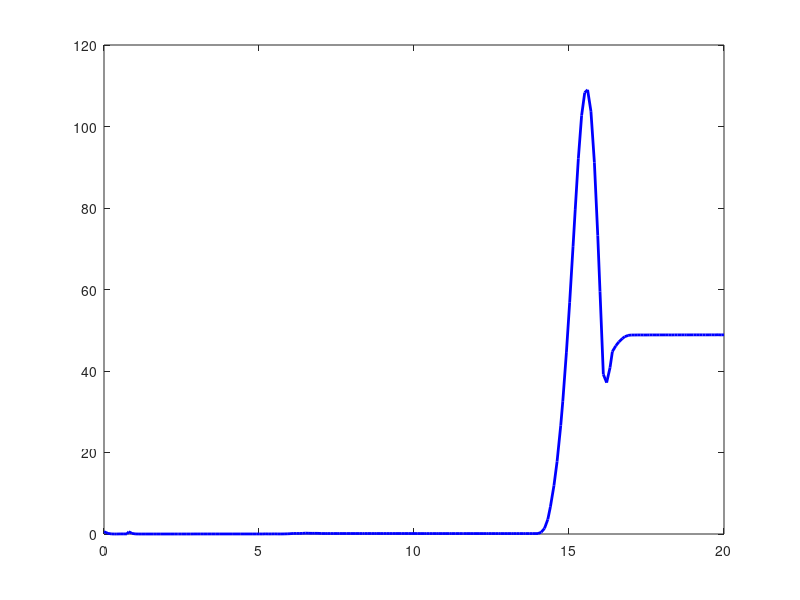

Write the MATLAB code that produced this figure. (Note: this script raises an error after producing the figure.)
clear
clc
% 导入数据文件
data = load('data15b.csv');
 
% 提取X轴和Y轴上的数值向量
x_values = data(:, 3); % 第一列为X轴数据
y_values =data(:, 4); % 第二列为Y轴数据
x2=data(:, 1);
y2=data(:, 2);


% 绘制曲线图
figure; % 创建新的图形窗口
plot(x_values, y_values,'blue','LineWidth',2,'MarkerFaceColor','w'); % 绘制曲线图
hold on
plot(x_values, y2,'red-*','MarkerIndices',1:20:length(y2),'LineWidth',2); % 绘制曲线图
set(gca,'XTick',0:4:20);
set(gca,'XTicklabel',{'0','4','8','12','16','20'})
set(gca,'YTick',0:20:120);
set(gca,'YTicklabel',{'0','20','40','60','80','100','120'})
axis([0 20 0 120])
xlabel('Time (s)'); % 设置X轴标签
ylabel('Tipping amount (mm)'); % 设置Y轴标签
grid on; % 显示网格线
legend('theoretical magnetic scheme', 'magnetic optimization scheme'); % 添加解释标签
set(gca,'FontSize',12)

%xlabel('机器人越障过程运动时间{\itt}_3/\rms'); % 设置X轴标签
%ylabel('倾翻量\itz/\rmmm'); % 设置Y轴标签
%grid on; % 显示网格线
%legend('理论磁力方案下机器人的滑移量', '磁力优化方案下机器人的滑移量'); % 添加解释标签
%set(gca,'FontSize',10)